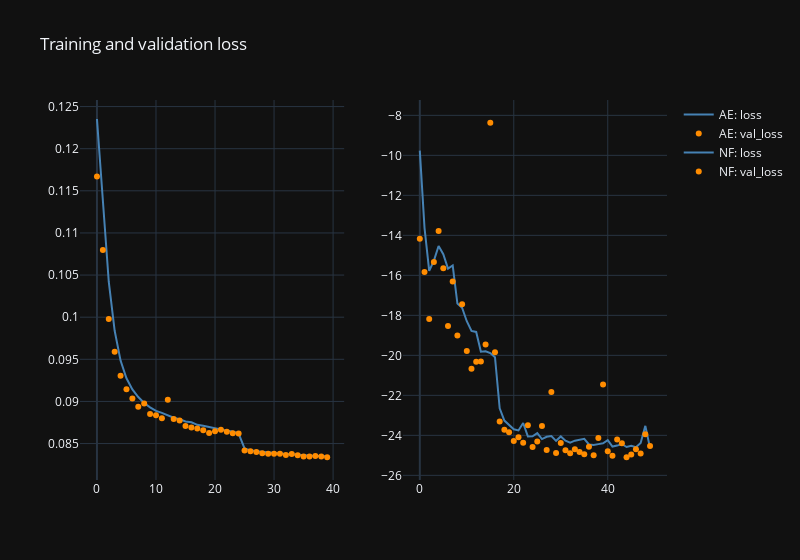

This figure's notebook cell:
### Markdown cell above
### Training metrics

### Code cell
from pae.plotting import loss_plot

fig = loss_plot(pae.history)
fig.show('vscode')
